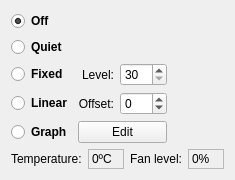
<?xml version="1.0" encoding="UTF-8"?>
<ui version="4.0">
 <class>GpuTab</class>
 <widget class="QWidget" name="GpuTab">
  <property name="geometry">
   <rect>
    <x>0</x>
    <y>0</y>
    <width>235</width>
    <height>175</height>
   </rect>
  </property>
  <property name="windowTitle">
   <string>Form</string>
  </property>
  <layout class="QGridLayout" name="gridLayout">
   <item row="2" column="0" colspan="2">
    <spacer name="verticalSpacerTab">
     <property name="orientation">
      <enum>Qt::Vertical</enum>
     </property>
     <property name="sizeHint" stdset="0">
      <size>
       <width>20</width>
       <height>40</height>
      </size>
     </property>
    </spacer>
   </item>
   <item row="3" column="1">
    <layout class="QHBoxLayout" name="horizontalLayoutLevel">
     <item>
      <widget class="QLabel" name="labelLevel">
       <property name="text">
        <string>Fan level:</string>
       </property>
      </widget>
     </item>
     <item>
      <widget class="QLabel" name="labelLevelValue">
       <property name="minimumSize">
        <size>
         <width>36</width>
         <height>0</height>
        </size>
       </property>
       <property name="frameShape">
        <enum>QFrame::StyledPanel</enum>
       </property>
       <property name="text">
        <string>0%</string>
       </property>
      </widget>
     </item>
     <item>
      <spacer name="horizontalSpacerLevel">
       <property name="orientation">
        <enum>Qt::Horizontal</enum>
       </property>
       <property name="sizeHint" stdset="0">
        <size>
         <width>40</width>
         <height>20</height>
        </size>
       </property>
      </spacer>
     </item>
    </layout>
   </item>
   <item row="3" column="0">
    <layout class="QHBoxLayout" name="horizontalLayoutTemp">
     <item>
      <widget class="QLabel" name="labelTemp">
       <property name="text">
        <string>Temperature:</string>
       </property>
      </widget>
     </item>
     <item>
      <widget class="QLabel" name="labelTempValue">
       <property name="minimumSize">
        <size>
         <width>36</width>
         <height>0</height>
        </size>
       </property>
       <property name="frameShape">
        <enum>QFrame::StyledPanel</enum>
       </property>
       <property name="text">
        <string>0ºC</string>
       </property>
      </widget>
     </item>
     <item>
      <spacer name="horizontalSpacerTemp">
       <property name="orientation">
        <enum>Qt::Horizontal</enum>
       </property>
       <property name="sizeHint" stdset="0">
        <size>
         <width>40</width>
         <height>20</height>
        </size>
       </property>
      </spacer>
     </item>
    </layout>
   </item>
   <item row="0" column="0" colspan="2">
    <layout class="QGridLayout" name="gridLayoutMode">
     <item row="3" column="0">
      <widget class="QRadioButton" name="radioButtonLinear">
       <property name="font">
        <font>
         <weight>75</weight>
         <bold>true</bold>
        </font>
       </property>
       <property name="text">
        <string>Linear</string>
       </property>
      </widget>
     </item>
     <item row="3" column="1">
      <widget class="QLabel" name="labelLinearOffset">
       <property name="text">
        <string>Offset:</string>
       </property>
       <property name="alignment">
        <set>Qt::AlignRight|Qt::AlignTrailing|Qt::AlignVCenter</set>
       </property>
      </widget>
     </item>
     <item row="1" column="0">
      <widget class="QRadioButton" name="radioButtonQuiet">
       <property name="font">
        <font>
         <weight>75</weight>
         <bold>true</bold>
        </font>
       </property>
       <property name="text">
        <string>Quiet</string>
       </property>
      </widget>
     </item>
     <item row="3" column="3">
      <spacer name="horizontalSpacerMode">
       <property name="orientation">
        <enum>Qt::Horizontal</enum>
       </property>
       <property name="sizeHint" stdset="0">
        <size>
         <width>40</width>
         <height>20</height>
        </size>
       </property>
      </spacer>
     </item>
     <item row="3" column="2">
      <widget class="QSpinBox" name="spinBoxLinearOffsetValue">
       <property name="minimum">
        <number>-10</number>
       </property>
       <property name="maximum">
        <number>10</number>
       </property>
      </widget>
     </item>
     <item row="0" column="0">
      <widget class="QRadioButton" name="radioButtonOff">
       <property name="font">
        <font>
         <weight>75</weight>
         <bold>true</bold>
        </font>
       </property>
       <property name="text">
        <string>Off</string>
       </property>
       <property name="checked">
        <bool>true</bool>
       </property>
      </widget>
     </item>
     <item row="4" column="1" colspan="2">
      <widget class="QPushButton" name="pushButtonGraphEdit">
       <property name="text">
        <string>Edit</string>
       </property>
      </widget>
     </item>
     <item row="4" column="0">
      <widget class="QRadioButton" name="radioButtonGraph">
       <property name="font">
        <font>
         <weight>75</weight>
         <bold>true</bold>
        </font>
       </property>
       <property name="text">
        <string>Graph</string>
       </property>
      </widget>
     </item>
     <item row="2" column="0">
      <widget class="QRadioButton" name="radioButtonFixed">
       <property name="font">
        <font>
         <weight>75</weight>
         <bold>true</bold>
        </font>
       </property>
       <property name="text">
        <string>Fixed</string>
       </property>
      </widget>
     </item>
     <item row="2" column="1">
      <widget class="QLabel" name="labelFixedLevel">
       <property name="text">
        <string>Level:</string>
       </property>
       <property name="alignment">
        <set>Qt::AlignRight|Qt::AlignTrailing|Qt::AlignVCenter</set>
       </property>
      </widget>
     </item>
     <item row="2" column="2">
      <widget class="QSpinBox" name="spinBoxFixedLevelValue">
       <property name="minimum">
        <number>30</number>
       </property>
       <property name="maximum">
        <number>100</number>
       </property>
      </widget>
     </item>
    </layout>
   </item>
  </layout>
 </widget>
 <resources/>
 <connections/>
</ui>
